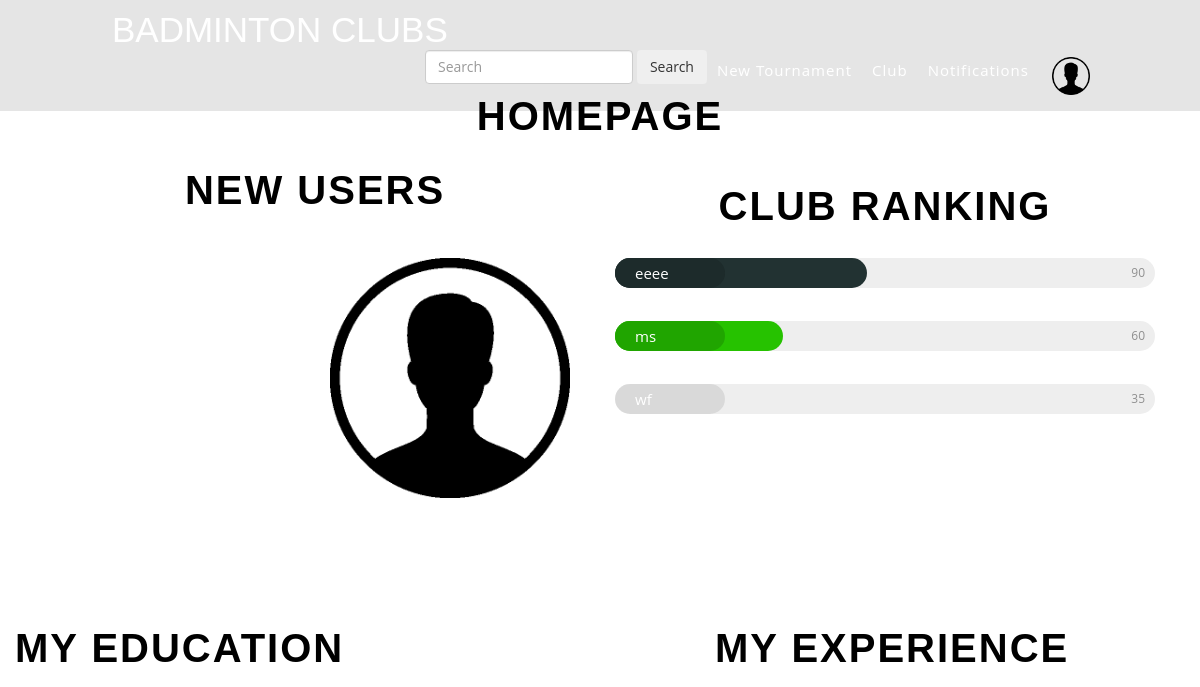
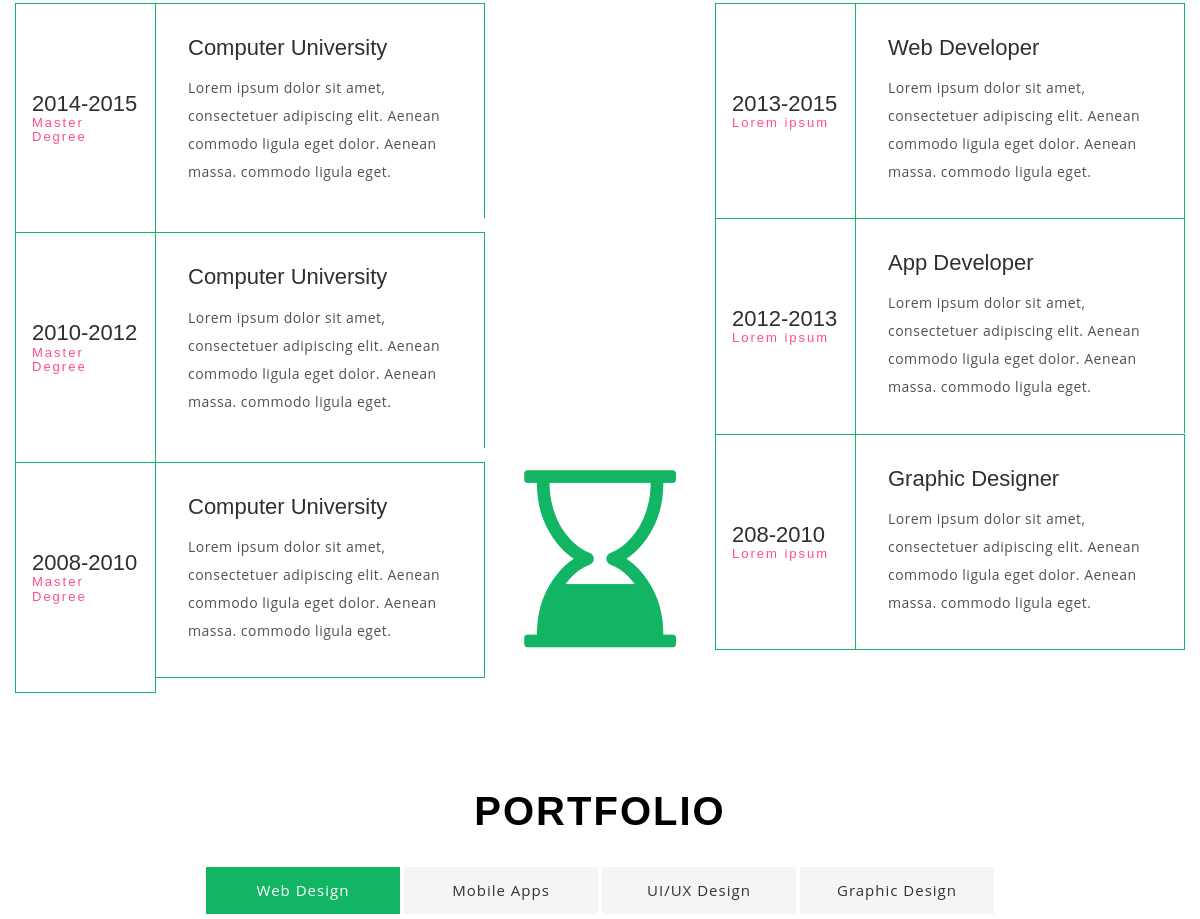
The app's page /webapp/ (signed in, upper part), older data (2 pictures, top to bottom).
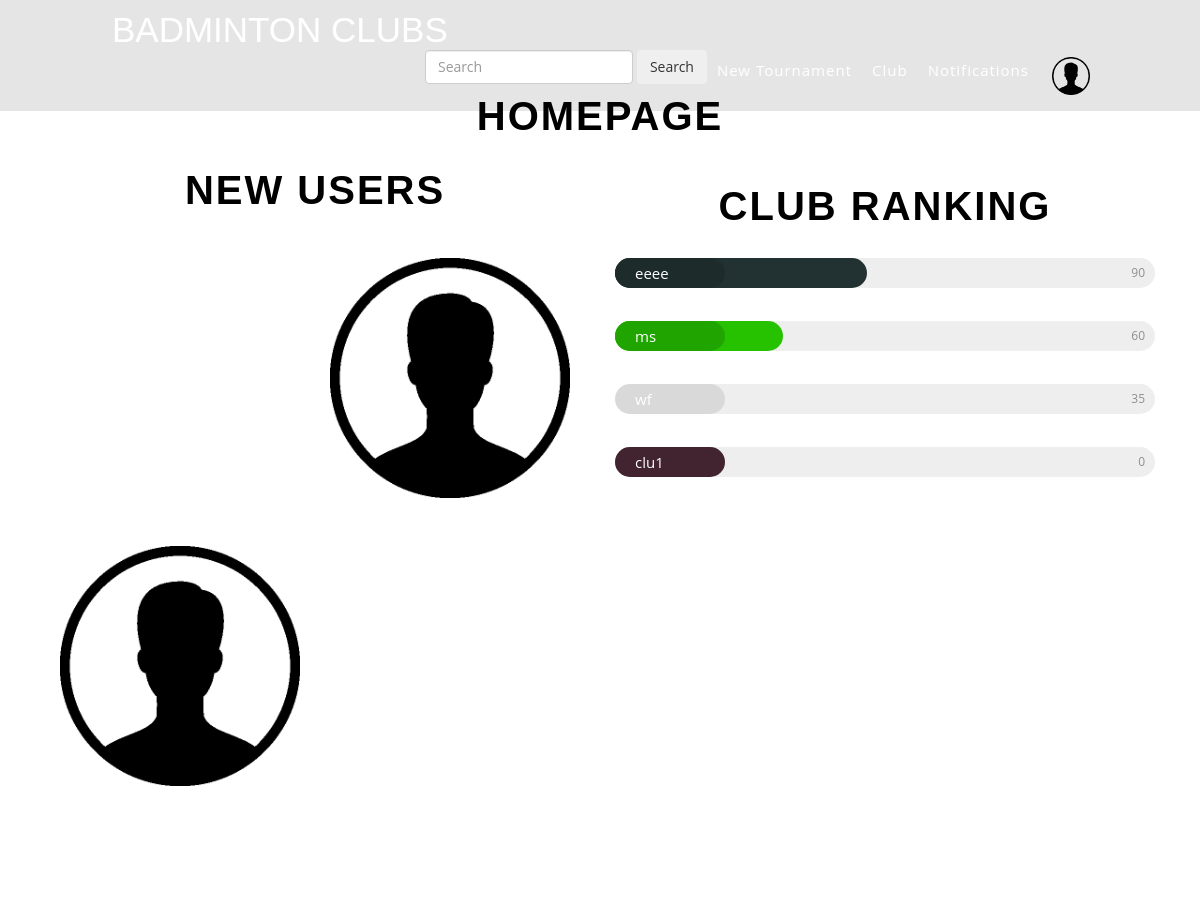
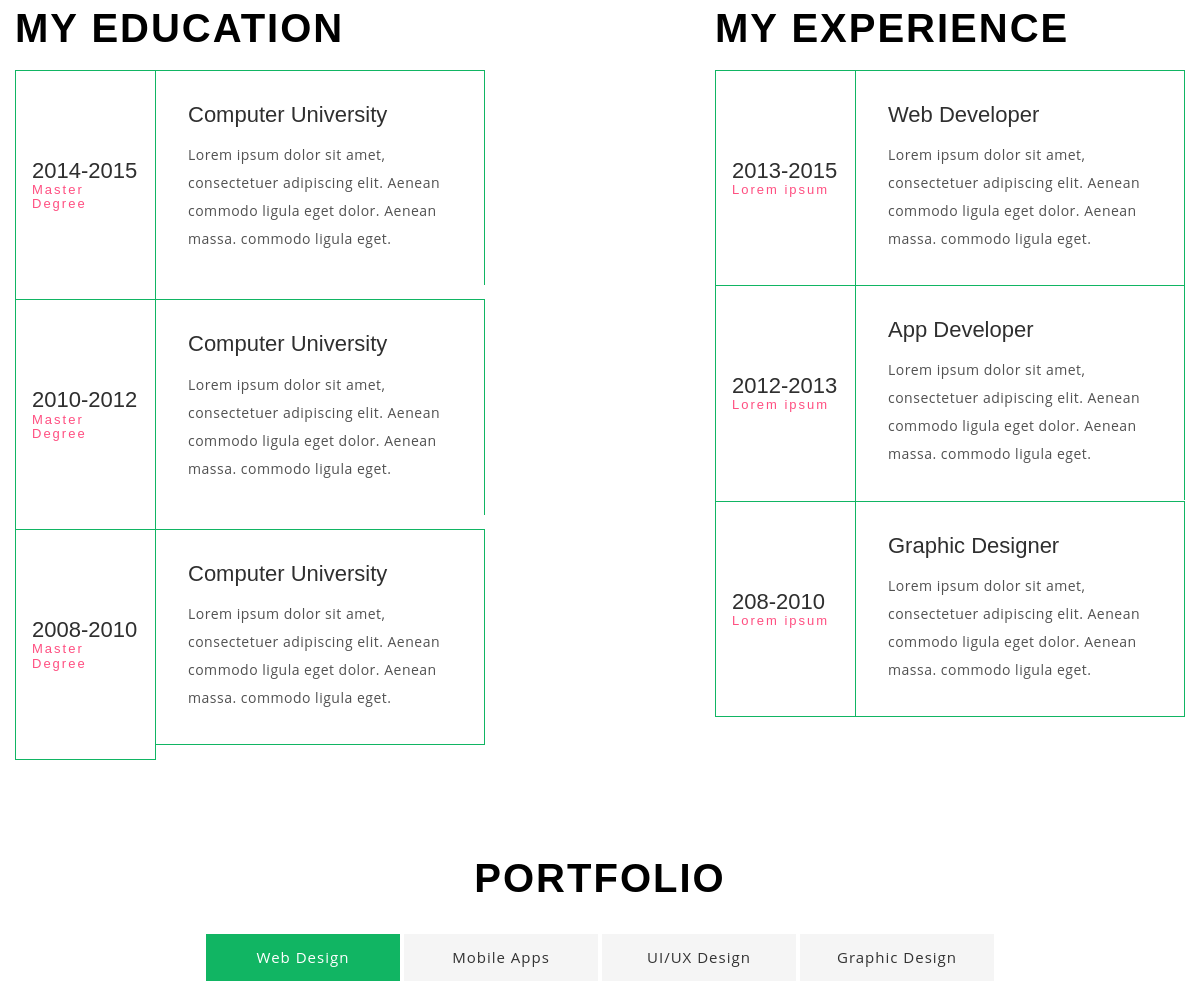
The same page, newer data (2 pictures, top to bottom).
### tables this page shows
CREATE TABLE `users` (
  `email` varchar(30) NOT NULL,
  `psw` text NOT NULL,
  `name` varchar(30) NOT NULL,
  `surname` varchar(30) NOT NULL,
  `user_avatar` varchar(255) NOT NULL DEFAULT 'images/userm.png',
  `user_country` varchar(255) DEFAULT NULL,
  `user_shortbio` text,
  `gender` varchar(255) DEFAULT NULL,
  `birth` date NOT NULL,
  `isAdmin` tinyint(1) NOT NULL DEFAULT '0',
  `registration_date` date NOT NULL,
  `score` int(11) NOT NULL,
  `won` int(11) NOT NULL,
  `lost` int(11) NOT NULL,
  `club` int(6) NOT NULL
);

CREATE TABLE `club` (
  `id` int(6) NOT NULL,
  `creator` varchar(30) NOT NULL,
  `name` varchar(10) NOT NULL,
  `description` varchar(255) NOT NULL,
  `score` int(11) NOT NULL,
  `color` varchar(10) NOT NULL
);

### webapp/index.php (the view, shortened to what this page needs)
<!DOCTYPE html>
<html lang="en">
<head>
    <?
require('connect.php');
    ?>
	<link rel="stylesheet" href="css/swipebox.css" type="text/css" media="all">
<link href="css/aos.css" rel="stylesheet" type="text/css" media="all" />
<link rel="stylesheet" href="css/index.css">
<link href="css/bootstrap.css" rel="stylesheet" type="text/css" media="all" />
<link href="css/style.css" rel="stylesheet" type="text/css" media="all" />
<link href="css/font-awesome.css" rel="stylesheet">
</head>
<body id="page-top" data-spy="scroll" data-target=".navbar-fixed-top">
<div class="" id="home">
	<div class="-dot">
		<div class="">
		<div class="header-w3layouts">
			<nav class="navbar navbar-default navbar-fixed-top">
					<div class="navbar-header page-scroll">
						<h1><a class="navbar-brand" href="index.html">Badminton Clubs</a></h1>
					</div>
					<div class="collapse navbar-collapse navbar-ex1-collapse">
						<ul class="nav navbar-nav navbar-right cl-effect-15">
                            <li>  <form class="form-inline my-2 my-lg-0">
      <input class="form-control mr-sm-2" type="search" placeholder="Search" aria-label="Search">
      <button class="btn btn-outline-success my-2 my-sm-0 page-scroll scroll" type="submit">Search</button>
    </form></li>
							<li><a class="page-scroll scroll" href="#tournament">New Tournament</a></li>
							<li><a class="page-scroll scroll" href="#club">Club</a></li>
						<li><a href="#"  data-toggle="modal" data-target="#myModal">Notifications</a></li>
                            <li>
                            <div class="dropdown">
  <a class="btn btn-secondary dropdown-toggle page-scroll scroll" style=" width:64px;height: auto;" href="myprofile.php" role="button" id="dropdownMenuLink" data-toggle="dropdown" aria-haspopup="true" aria-expanded="false"><img src="images/userm64.png"  />
  </a>
</div>
                                </li>
						</ul>
					</div>
			</nav>
		</div>
		</div>
	</div>
</div>
<br><br>
<div class="skills" id="skills">
	<div class="container">
				<h3 data-aos="zoom-in">Homepage</h3>
		<div class="skill-grids">
			<div class="col-md-6 skill-grids-left">
                <h3 data-aos="zoom-in">New users</h3>
                  <?
                $query="SElECT * FROM users ORDER BY registration_date desc limit 4";
                $result=mysqli_query($connection,$query);
                $i=0;
                $aos="";
                while($row = $result->fetch_assoc()) {
                    if($i%2==0)
                        $aos="flip-left";
                    else
                        $aos="flip-right";
                    if($i==2)
                        echo '<div class="clearfix"></div>';
     		echo '<div data-aos="'.$aos.'" class="col-md-6 w3labout-img">
				<div class="boxw3-agile">
						<a href="profile.php?user='.$row['email'].'">
                        <img src="'.$row['user_avatar'].'" alt="" class="img-responsive" />
					<div class="agile-caption">
						<h3>'.$row['name']." ".$row['surname'].'</h3>
                                                </a>
					</div>
				</div>
				</div>';
                    $i++;
                }
                ?>
				<div class="clearfix"></div>
			</div>
			<div class="col-md-6 skill-grids-right">
                <h3 data-aos="zoom-in">Club ranking</h3>
                <?
                $query="SElECT score FROM club ORDER BY score desc limit 1";
                $m=mysqli_query($connection,$query);
                $maxscore=0;
                while($row = mysqli_fetch_assoc($m)) {
    $maxscore=$row['score'];
    }
                $query="SElECT * FROM club ORDER BY score desc limit 7";
                $result=mysqli_query($connection,$query);
                while($row = $result->fetch_assoc()) {
                    $s=($row['score']/$maxscore)*100;
     		echo '<div class="skillbar clearfix " data-percent="'.$s.'%">
				<div class="skillbar-title" style="background: '.$row['color'].';"><span>'.$row['name'].'</span></div>
				<div class="skillbar-bar" style="background: '.$row['color'].';"></div>
				<div class="skill-bar-percent">'.$row['score'].'</div>
			</div>';
                }
                ?>
			</div>
			<div class="clearfix"></div>
		</div>
 <div class="education" id="education">
	    <div class="col-md-5 education-w3l">
		     <h3 data-aos="zoom-in" class="w3l_head three">My Education</h3>
			  <div class="education-agile-grids">
				  <div class="education-agile-w3l">
				     <div class="education-agile-w3l-year">
					       <h4>2014-2015</h4>
						   <h6>Master Degree</h6>
				     </div>
					 <div class="education-agile-w3l-info">
					       <h4>Computer University</h4>
						   <p>Lorem ipsum dolor sit amet, consectetuer adipiscing elit. Aenean commodo ligula eget dolor. Aenean massa. commodo ligula eget.</p>
				     </div>
				      <div class="clearfix"></div>
				  </div>
				  <div class="education-agile-w3l two">
				     <div class="education-agile-w3l-year">
					       <h4>2010-2012</h4>
						   <h6>Master Degree</h6>
				     </div>
					 <div class="education-agile-w3l-info">
					       <h4>Computer University</h4>
						   <p>Lorem ipsum dolor sit amet, consectetuer adipiscing elit. Aenean commodo ligula eget dolor. Aenean massa. commodo ligula eget.</p>
				     </div>
				      <div class="clearfix"></div>
				  </div>
				  <div class="education-agile-w3l">
				     <div class="education-agile-w3l-year last">
					       <h4>2008-2010</h4>
						   <h6>Master Degree</h6>
				     </div>
					 <div class="education-agile-w3l-info last">
					       <h4>Computer University</h4>
						   <p>Lorem ipsum dolor sit amet, consectetuer adipiscing elit. Aenean commodo ligula eget dolor. Aenean massa. commodo ligula eget.</p>
				     </div>
				      <div class="clearfix"></div>
				  </div>
			  </div>
		</div>
		<div data-aos="slide-up" class="col-md-2 middle">
			<i class="fa fa-hourglass-end" aria-hidden="true"></i>
		</div>
	    <div class="col-md-5 education-w3l">
		     <h3 data-aos="zoom-in" class="w3l_head three">My Experience</h3>
			  <div class="education-agile-grids">
				  <div class="education-agile-w3l">
				     <div class="education-agile-w3l-year">
					       <h4>2013-2015</h4>
						   <h6>Lorem ipsum</h6>
				     </div>
					 <div class="education-agile-w3l-info">
					       <h4>Web Developer</h4>
						   <p>Lorem ipsum dolor sit amet, consectetuer adipiscing elit. Aenean commodo ligula eget dolor. Aenean massa. commodo ligula eget.</p>
				     </div>
				      <div class="clearfix"></div>
				  </div>
				  <div class="education-agile-w3l two">
				     <div class="education-agile-w3l-year">
					       <h4>2012-2013</h4>
						   <h6>Lorem ipsum</h6>
				     </div>
					 <div class="education-agile-w3l-info">
					       <h4>App Developer</h4>
						   <p>Lorem ipsum dolor sit amet, consectetuer adipiscing elit. Aenean commodo ligula eget dolor. Aenean massa. commodo ligula eget.</p>
				     </div>
				      <div class="clearfix"></div>
				  </div>
				  <div class="education-agile-w3l">
				     <div class="education-agile-w3l-year last">
					       <h4>208-2010</h4>
						   <h6>Lorem ipsum</h6>
				     </div>
					 <div class="education-agile-w3l-info last">
					       <h4>Graphic Designer</h4>
						  	<p>Lorem ipsum dolor sit amet, consectetuer adipiscing elit. Aenean commodo ligula eget dolor. Aenean massa. commodo ligula eget.</p>
				     </div>
				      <div class="clearfix"></div>
				  </div>
			  </div>
		</div>
		 <div class="clearfix"> </div>
		</div>
	<div class="portfolio" id="portfolio">
		<h3 data-aos="zoom-in" >Portfolio</h3>
		<div class="tabs tabs-style-bar">
			<nav>
				<ul>
					<li><a href="#section-bar-1" class="icon icon-box"><span>Web Design</span></a></li>
					<li><a href="#section-bar-2" class="icon icon-display"><span>Mobile Apps</span></a></li>
					<li><a href="#section-bar-3" class="icon icon-upload"><span>UI/UX Design</span></a></li>
					<li><a href="#section-bar-4" class="icon icon-tools"><span>Graphic Design</span></a></li>
				</ul>
			</nav>
		</div>
</div>
</body>
</html>

### webapp/css/index.css (style rules this page uses)
body { font-family: 'Cairo', sans-serif; }
p { color:#525252; font-size:12px; }
.skillbar { position:relative; display:block; margin-bottom:33px; width:100%; background:#eee; height:30px; border-radius:35px; -moz-border-radius:35px; -webkit-border-radius:35px; -webkit-transition:0.4s linear; -moz-transition:0.4s linear; -ms-transition:0.4s linear; -o-transition:0.4s linear; transition:0.4s linear; -webkit-transition-property:width, background-color; -moz-transition-property:width, background-color; -ms-transition-property:width, background-color; -o-transition-property:width, background-color; transition-property:width, background-color; }
.skillbar-title { position:absolute; top:0; left:0; width:110px; font-size:15px; color:#ffffff; background:#6adcfa; -webkit-border-radius:35px; -moz-border-radius:35px; -moz-border-radius:35px; border-radius:35px; }
.skillbar-title span { display:block; background:rgba(0, 0, 0, 0.15); padding:0 20px; height:30px; line-height:30px; -webkit-border-radius:35px; -moz-border-radius:35px; -moz-border-radius:35px; border-radius:35px; }
.skillbar-bar { height:30px; width:0px; background:#6adcfa; border-radius:35px; -moz-border-radius:35px; -webkit-border-radius:35px; }
.skill-bar-percent { position:absolute; right:10px; top:0; font-size:12px; height:30px; line-height:30px; color:#ffffff; color:rgba(0, 0, 0, 0.4); }

Row changes from the older to the newer data that the page shows:
added users: user_avatar (picture)
added club: name "clu1", score "0"
